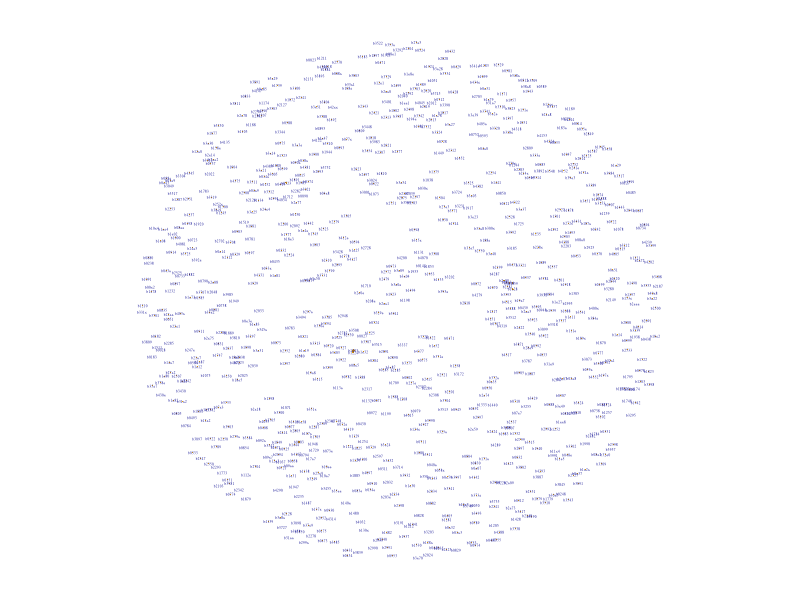

The R script that drew this image:
library(igraph)

links <- read.csv("out/knitout.csv", header=T, as.is=T)
#links <- links[links$gene%in%c("BRCA1","RAD51"),]
#links <- links[,-5]
#links$weight <- 1
#links <- unique(links)

net <- graph_from_data_frame(d=links, directed=T) 
net <- simplify(net, remove.multiple = F, remove.loops = T)

#net <- delete.edges(net, which(E(net)$weight <= 0.99))
#net <- delete.vertices(net, which(degree(net) < 4))

E(net)$color <- c("red","blue")[as.factor(E(net)$type)]
E(net)$width <- 0.01
V(net)$size <- degree(net)/max(degree(net))
V(net)$frame.color <- NA
V(net)$label <- V(net)$name
V(net)$label.cex <- 0.2
E(net)$arrow.size <- 0

layout <- layout_nicely

pdf("graphs/knitter.pdf")
	par(mar=c(1,1,1,1))
	plot(net,
		layout=layout,
		vertex.label.cex=.2)
dev.off()
